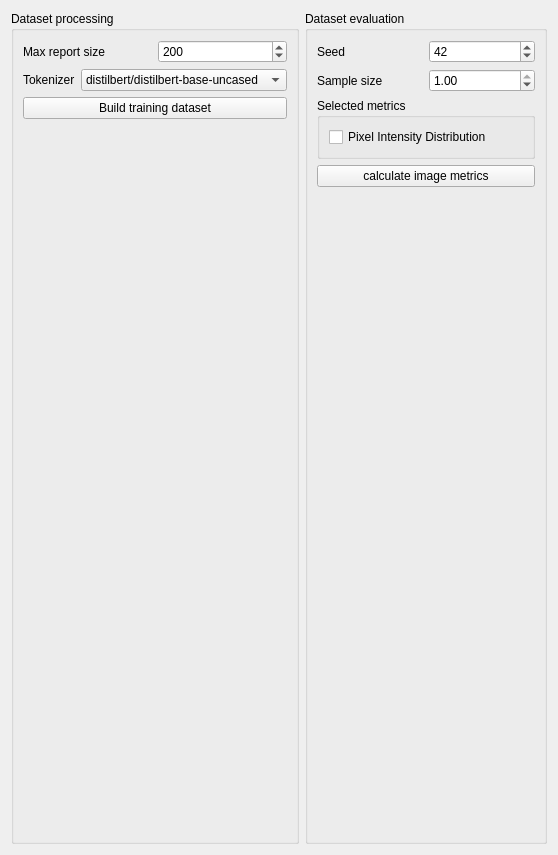
      <widget class="QWidget" name="dataTab">
       <property name="toolTipDuration">
        <number>-6</number>
       </property>
       <attribute name="title">
        <string>Dataset</string>
       </attribute>
       <layout class="QGridLayout" name="gridLayout_4">
        <item row="0" column="1">
         <widget class="QGroupBox" name="datasetEvalGroup">
          <property name="title">
           <string>Dataset evaluation</string>
          </property>
          <layout class="QVBoxLayout" name="verticalLayout">
           <item>
            <layout class="QHBoxLayout" name="horizontalLayout_31">
             <item>
              <widget class="QLabel" name="seedLabel">
               <property name="text">
                <string>Seed</string>
               </property>
              </widget>
             </item>
             <item>
              <widget class="QSpinBox" name="seed">
               <property name="minimum">
                <number>1</number>
               </property>
               <property name="maximum">
                <number>999999</number>
               </property>
               <property name="value">
                <number>42</number>
               </property>
              </widget>
             </item>
            </layout>
           </item>
           <item>
            <layout class="QHBoxLayout" name="horizontalLayout">
             <item>
              <widget class="QLabel" name="SSLabel">
               <property name="text">
                <string>Sample size</string>
               </property>
              </widget>
             </item>
             <item>
              <widget class="QDoubleSpinBox" name="sampleSize">
               <property name="minimum">
                <double>0.010000000000000</double>
               </property>
               <property name="maximum">
                <double>1.000000000000000</double>
               </property>
               <property name="singleStep">
                <double>0.050000000000000</double>
               </property>
               <property name="value">
                <double>1.000000000000000</double>
               </property>
              </widget>
             </item>
            </layout>
           </item>
           <item>
            <widget class="QGroupBox" name="groupBox_5">
             <property name="title">
              <string>Selected metrics</string>
             </property>
             <layout class="QVBoxLayout" name="verticalLayout_13">
              <item>
               <widget class="QCheckBox" name="getPixDist">
                <property name="text">
                 <string>Pixel Intensity Distribution</string>
                </property>
               </widget>
              </item>
             </layout>
            </widget>
           </item>
           <item>
            <widget class="QPushButton" name="getImgMetrics">
             <property name="text">
              <string>calculate image metrics</string>
             </property>
            </widget>
           </item>
           <item>
            <spacer name="verticalSpacer">
             <property name="orientation">
              <enum>Qt::Orientation::Vertical</enum>
             </property>
             <property name="sizeHint" stdset="0">
              <size>
               <width>218</width>
               <height>645</height>
              </size>
             </property>
            </spacer>
           </item>
          </layout>
         </widget>
        </item>
        <item row="0" column="0">
         <widget class="QGroupBox" name="datasetProcessGroup">
          <property name="title">
           <string>Dataset processing</string>
          </property>
          <layout class="QVBoxLayout" name="verticalLayout_8">
           <item>
            <layout class="QHBoxLayout" name="horizontalLayout_20">
             <item>
              <widget class="QLabel" name="maxRLabel">
               <property name="text">
                <string>Max report size</string>
               </property>
              </widget>
             </item>
             <item>
              <widget class="QSpinBox" name="maxReportSize">
               <property name="minimum">
                <number>1</number>
               </property>
               <property name="maximum">
                <number>9999</number>
               </property>
               <property name="value">
                <number>200</number>
               </property>
              </widget>
             </item>
            </layout>
           </item>
           <item>
            <layout class="QHBoxLayout" name="horizontalLayout_24">
             <item>
              <widget class="QLabel" name="tokenizerLabel">
               <property name="text">
                <string>Tokenizer</string>
               </property>
              </widget>
             </item>
             <item>
              <widget class="QComboBox" name="tokenizerList">
               <item>
                <property name="text">
                 <string>distilbert/distilbert-base-uncased</string>
                </property>
               </item>
               <item>
                <property name="text">
                 <string>bert-base-uncased</string>
                </property>
               </item>
               <item>
                <property name="text">
                 <string>roberta-base</string>
                </property>
               </item>
              </widget>
             </item>
            </layout>
           </item>
           <item>
            <widget class="QPushButton" name="buildMLDataset">
             <property name="text">
              <string>Build training dataset</string>
             </property>
            </widget>
           </item>
           <item>
            <spacer name="verticalSpacer_11">
             <property name="orientation">
              <enum>Qt::Orientation::Vertical</enum>
             </property>
             <property name="sizeHint" stdset="0">
              <size>
               <width>218</width>
               <height>494</height>
              </size>
             </property>
            </spacer>
           </item>
          </layout>
         </widget>
        </item>
       </layout>
      </widget>
